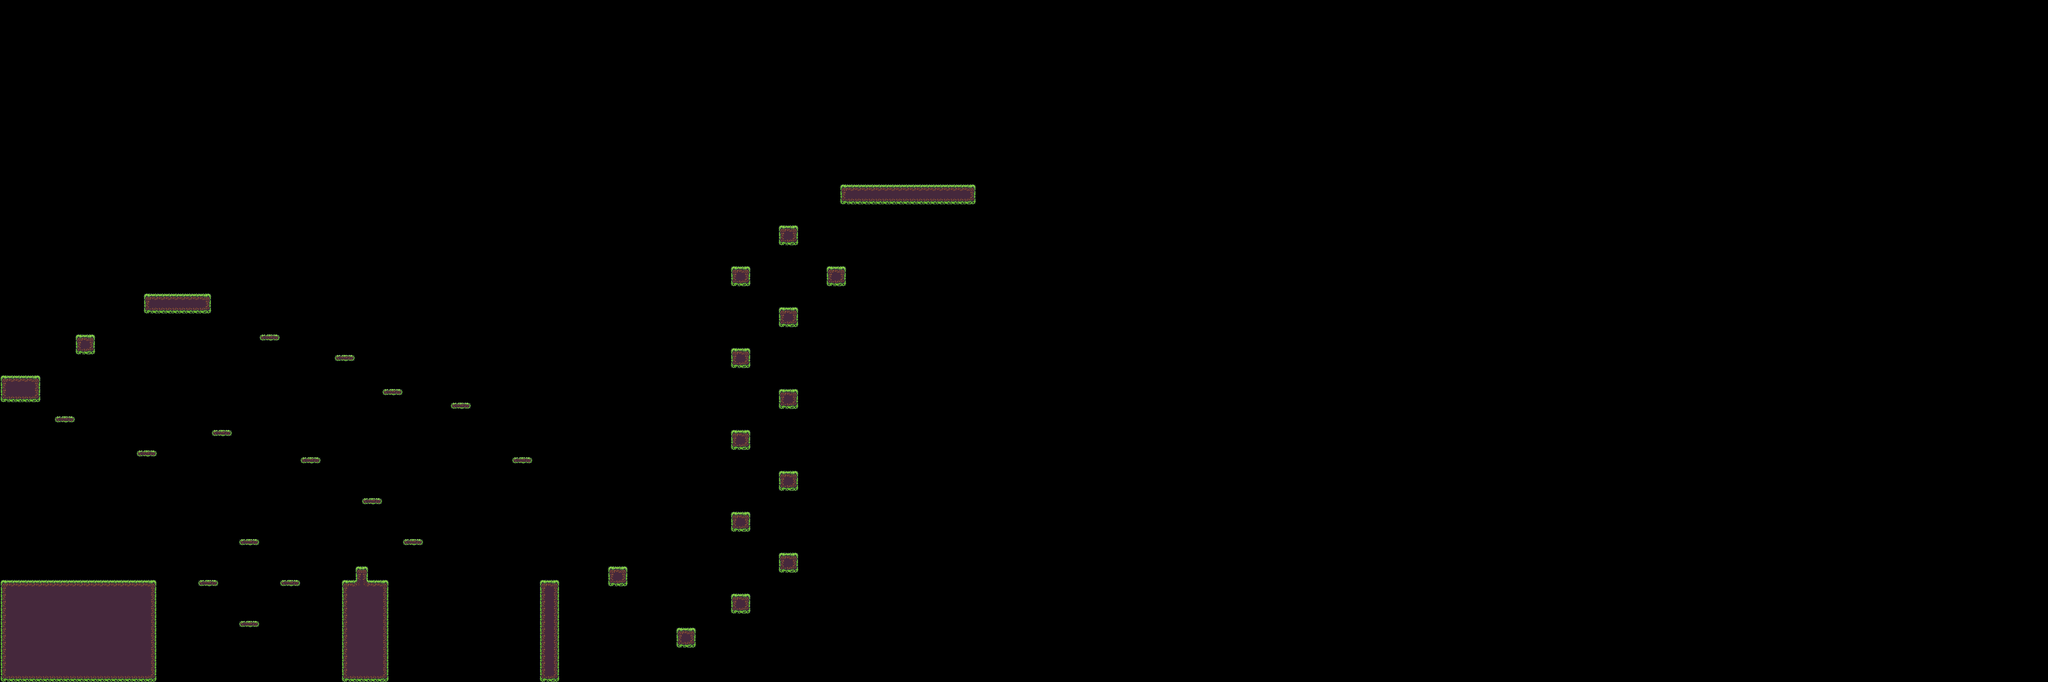

The image is a tile-based game level rendered from a .tmx file. Its description and source (layers, tilesets, objects; grid data summarised) follow:
An orthogonal 300x100 tile map with 16x16 px tiles, 1 tile layer (Tile Layer 1), 2 hidden layers not drawn.

<map version="1.2" tiledversion="1.2.4" orientation="orthogonal" renderorder="right-up" width="300" height="100" tilewidth="16" tileheight="16" infinite="0" nextlayerid="4" nextobjectid="1">
 <tileset firstgid="1" source="PFtileset.tsx" />
 <layer id="1" name="Tile Layer 1" width="300" height="100" locked="1">
  <data>[30000 cells, 784 non-empty, 16 distinct tile ids]</data>
 </layer>
 <layer id="2" name="blockage" width="300" height="100" visible="0" locked="1">
  <data>[30000 cells, 886 non-empty, 1 distinct tile ids]</data>
 </layer>
 <layer id="3" name="death" width="300" height="100" visible="0" locked="1">
  <data>[30000 cells, 300 non-empty, 1 distinct tile ids]</data>
 </layer>
</map>
